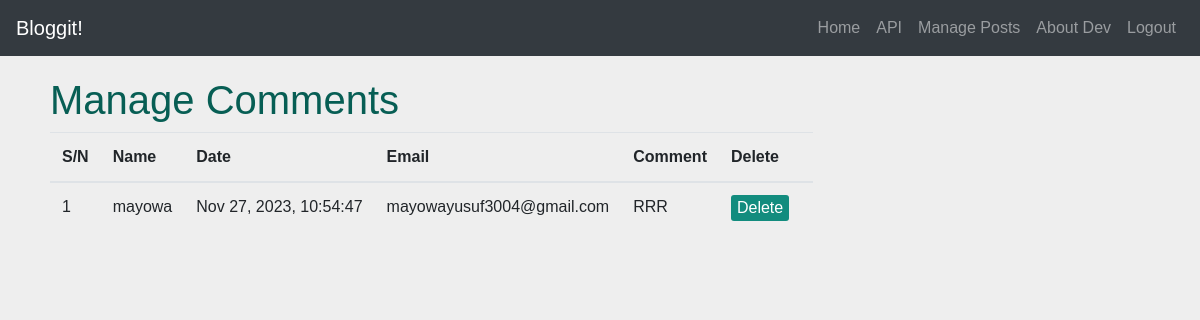
Screenshot of /dashboard/comments/ppp7050528d0c (signed in) with the database file from the repository.
### comments/models.py (models this page shows, shortened)
class Comment(models.Model):
    post = models.ForeignKey(Post, related_name='post', on_delete=models.CASCADE)
    name = models.CharField(max_length=100)
    email = models.EmailField(blank = True, null = True)
    comment = HTMLField()
    time = models.CharField(default=datetime.now(), max_length = 100)

### app/views.py (the view, shortened to what this page needs)
# urls.py: path("dashboard/comments/<str:post_id>", login_required(CommentView.as_view()), name = "comments-page")
class CommentView(View):
    template_name = "comments.html"
    def get(self, request, post_id, *args, **kwargs):
        post = get_object_or_404(Post, custom_id = post_id, creator = request.user)
        comments = Comment.objects.filter(post = post)
        context = {
            "comments": comments,
        }
        return render(request, self.template_name, context = context)

### templates/comments.html (shortened to what this page needs)
{% load static %}
<!DOCTYPE html>
<html lang="en">
<head>
    <link rel="stylesheet" href="https://stackpath.bootstrapcdn.com/bootstrap/4.5.2/css/bootstrap.min.css">
    <link rel="stylesheet" href="{% static 'CSS/admin.css' %}">
</head>
<body>
    {% include 'extensions/nav.html' %}
    <section class="container">
        {% if comments %}
        <section id="manage-post" class="form-section" style="display: block;">
            <h1>Manage Comments</h1>
            <table class="table table-responsive">
                <thead>
                    <tr>
                        <th>S/N</th>
                        <th>Name</th>
                        <th>Date</th>
                        <th>Email</th>
                        <th>Comment</th>
                        <th>Delete</th>
                    </tr>
                </thead>
                <tbody>
                    {% for comment in comments %}
                        <tr>
                            <td class="numbering"></td>
                            <td style="white-space: nowrap;">{{ comment.name }}</td>
                            <td style="white-space: nowrap;" class="time-of-post">{{ comment.time }}</td>
                            <td>{{ comment.email }}</td>
                            <td>{{ comment.comment|truncatewords:7 }}</td>
                            <form action="" method="post">
                                    <td id="dp{{ comment.id }}"><button class="set-btn delpostnow" id = "{{ comment.id }}" name="deletePost">Delete</button></td>
                            </form>
                        </tr>
                    {% endfor %}
                </tbody>
            </table>
        {% else %}
            <h1>No comments yet</h1>
        {% endif %}
        </section>
    <link href="https://cdn.jsdelivr.net/npm/summernote@0.8.18/dist/summernote-lite.min.css" rel="stylesheet">
</body>
</html>

### static/CSS/admin.css (style rules this page uses)
body { background-color: #eee; color: #fff; font-family: 'Lucida Sans', 'Lucida Sans Regular', 'Lucida Grande', 'Lucida Sans Unicode', Geneva, Verdana, sans-serif; margin: 0; color: #075e54; }
.container { margin: 0 auto; padding: 20px; }
.form-section { display: none; }
#btns button, .btn.btn-primary, .set-btn { background-color: #128c7e; border-radius: 3px ; border: none; width: 150px; margin-right: 12px; color: #fff; height: 45px; margin-bottom: 40px; }
.set-btn { width: fit-content; height: fit-content; margin-bottom: 12px; }

### rows the page displays
Comment: name "mayowa", email "mayowayusuf3004@gmail.com", comment "RRR"
